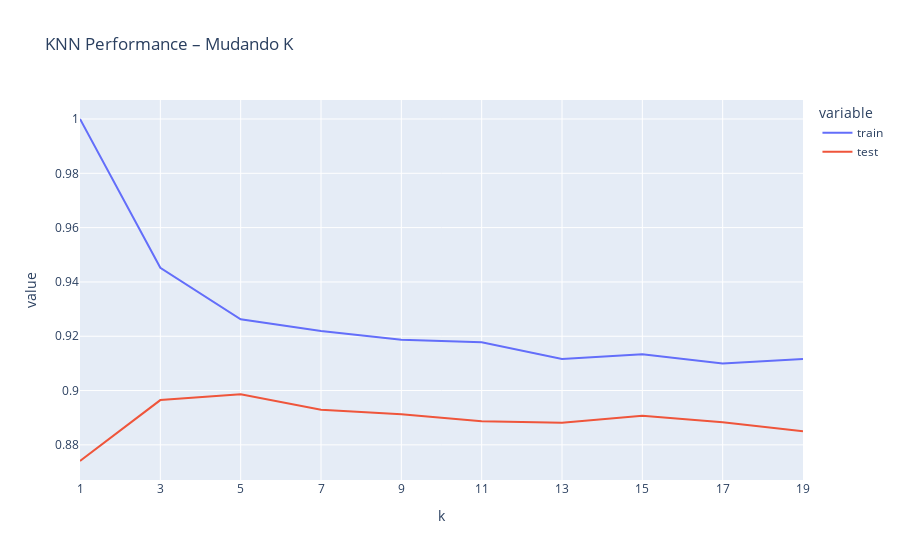

Write notebook code for a chart like this one.
### Code cell
# Mostrar Plot com Scores
xaxis = x = [i for i in range(1, 20, 2)]
fig = px.line(df_results, x='k', y=['train', 'test'], title='KNN Performance – Mudando K')
fig.update_xaxes(tickvals=xaxis, ticktext=[str(i) for i in x])
fig.show()

### Figure 1 — Plotly figure (JSON) as saved in the notebook; plotly's stock layout.template omitted (floating-point values rounded to 4 significant figures)
{"data": [{"hovertemplate": "variable=train<br>k=%{x}<br>value=%{y}<extra></extra>", "legendgroup": "train", "line": {"color": "#636efa", "dash": "solid"}, "marker": {"symbol": "circle"}, "mode": "lines", "name": "train", "orientation": "v", "showlegend": true, "type": "scatter", "x": [1, 3, 5, 7, 9, 11, 13, 15, 17, 19], "xaxis": "x", "y": [1.0, 0.9452, 0.9262, 0.9219, 0.9187, 0.9178, 0.9116, 0.9134, 0.9099, 0.9116], "yaxis": "y"}, {"hovertemplate": "variable=test<br>k=%{x}<br>value=%{y}<extra></extra>", "legendgroup": "test", "line": {"color": "#EF553B", "dash": "solid"}, "marker": {"symbol": "circle"}, "mode": "lines", "name": "test", "orientation": "v", "showlegend": true, "type": "scatter", "x": [1, 3, 5, 7, 9, 11, 13, 15, 17, 19], "xaxis": "x", "y": [0.8741, 0.8965, 0.8986, 0.8929, 0.8913, 0.8887, 0.8881, 0.8907, 0.8883, 0.885], "yaxis": "y"}], "layout": {"legend": {"title": {"text": "variable"}, "tracegroupgap": 0}, "title": {"text": "KNN Performance – Mudando K"}, "xaxis": {"anchor": "y", "domain": [0, 1], "ticktext": ["1", "3", "5", "7", "9", "11", "13", "15", "17", "19"], "tickvals": [1, 3, 5, 7, 9, 11, 13, 15, 17, 19], "title": {"text": "k"}}, "yaxis": {"anchor": "x", "domain": [0, 1], "title": {"text": "value"}}}}
